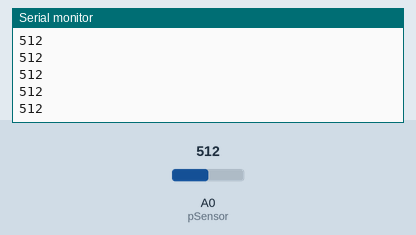
Simulated run of this sketch. Board: Arduino Uno, built with avr-gcc and run on an emulated ATmega328P. Parts: the last lines printed to the serial monitor. Inputs (shaded band) come from the test bench; at power-on: A0 (pSensor) = 512.

Above: at 1.2 s.
1.3 s: A0 (pSensor) set to 716
At 1.31 s:
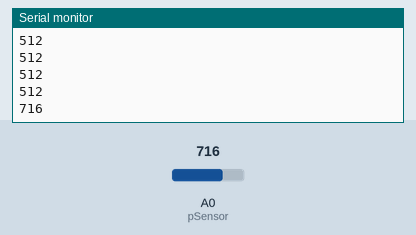
2.8 s: A0 (pSensor) set to 900
At 2.81 s:
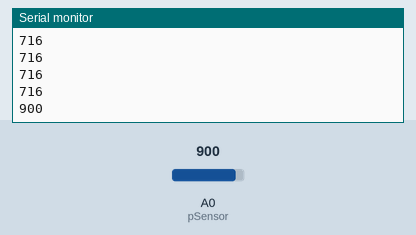
Timing chart, 0 to 5.8 s (numbered marks = the images above; inputs shaded):
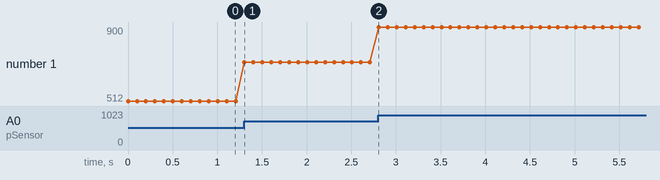

The sketch:

DC_Motor_Cont_W_Grove_Light.ino
```cpp
int pSensor = A0;
int motorPin = 3;
bool motoRun = false;


  void
  setup() {

  Serial.begin(9600);
  // put your setup code here, to run once:
}

void loop() {
  int sensorVal = analogRead(pSensor);
  Serial.println(sensorVal);

  if (pSensor >= 260 && !motoRun) {
    analogWrite(motorPin, 255);
    motoRun = true;
  }
  else if (pSensor <= 260 && motoRun) {
    analogWrite(motorPin, 0);
    motoRun = false;
  }
  delay(100);
  // put your main code here, to run repeatedly:
}
```

Measured:
- after the input at 1.3 s, the serial monitor: prints a new line at once (image 1)
- after the input at 2.8 s, the serial monitor: prints a new line at once (image 2)
- plotted number 1: 512 → 716 after the input at 1.3 s, 716 → 900 after the input at 2.8 s
